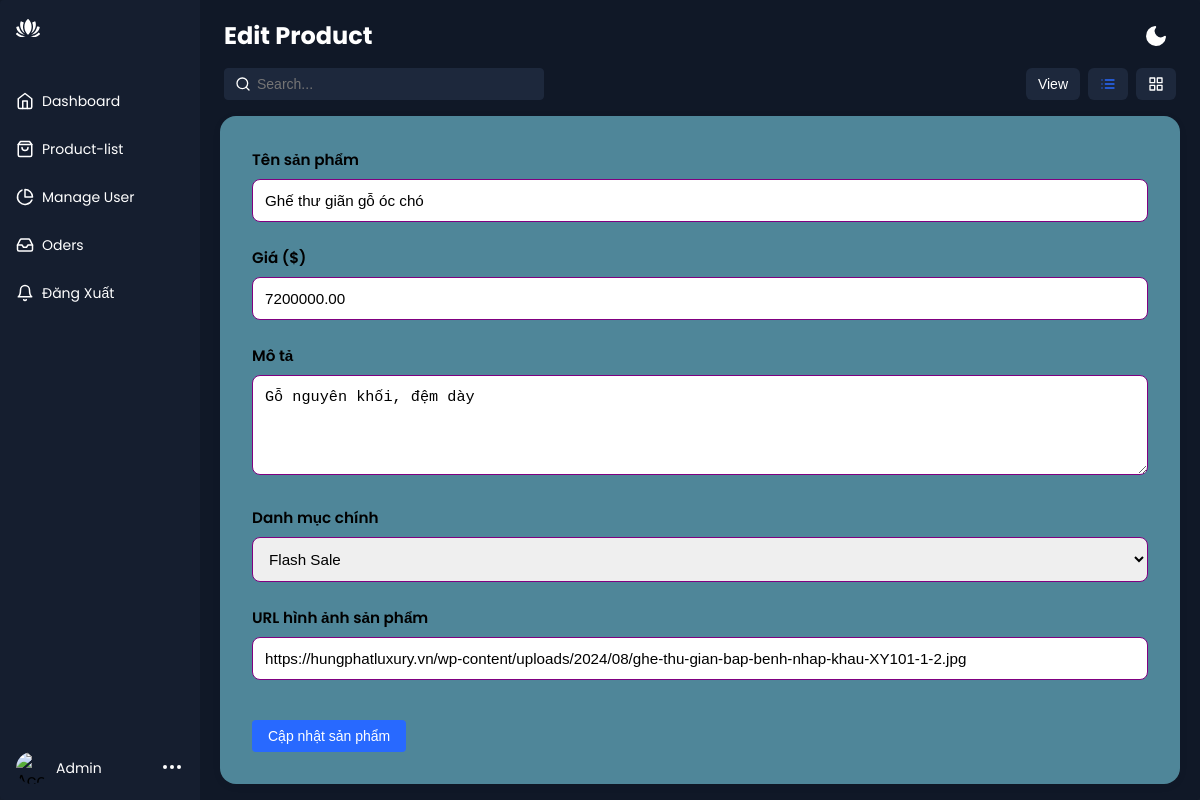
/?controller=edit_productManage&action=index&id=37 (signed in), run on the app's committed database.
### tables this page shows
CREATE TABLE `products` (
  `id` int(11) NOT NULL,
  `name` varchar(255) NOT NULL,
  `description` text DEFAULT NULL,
  `price` decimal(10,2) NOT NULL,
  `discount` int(11) DEFAULT 0,
  `quantity` int(11) DEFAULT 0,
  `category_id` int(11) DEFAULT NULL,
  `image` varchar(255) DEFAULT NULL,
  `created_at` datetime DEFAULT current_timestamp(),
  `updated_at` datetime DEFAULT current_timestamp() ON UPDATE current_timestamp()
);

### controllers/managements/Edit_productManageController.php (called while the page is built, shortened)
<?php
include_once('models/Product.php');
class Edit_productManageController extends BaseController
{
    public function index(): void
    {
        $productId = (int)$_GET['id'];
        $product = Product::getProductById($productId);
        $data = ['product' => $product];
        $this->render('index', $data, 'admin');
    }
}

### routes.php (called while the page is built, shortened)
<?php
    $controller = new $controllerName;
    $controller->$action();

### index.php (called while the page is built, shortened)
<?php
require_once('routes.php');

### models/Product.php (called while the page is built, shortened)
<?php
    class Product {
        public static function getProductById($id)
    {
        try {
            $db = DB::getInstance();
            $stmt = $db->prepare("SELECT id, name, description, price, category_id, image, discount, quantity FROM products WHERE id = :id");
            $stmt->bindParam(':id', $id, PDO::PARAM_INT);
            $stmt->execute();
            if ($stmt->rowCount() > 0) {
                $item = $stmt->fetch(PDO::FETCH_ASSOC);
                return [
                    'id' => $item['id'],
                    'name' => $item['name'],
                    'description' => $item['description'] ?? '',
                    'price' => $item['price'],
                    'category_id' => $item['category_id'],
                    'image' => $item['image'],
                    'discount' => $item['discount'] ?? 0,
                    'quantity' => $item['quantity'] ?? 0
                ];
            }
            return null;
        } catch (PDOException $e) {
            error_log("Lỗi getProductById: " . $e->getMessage());
            return null;
        }
    }
}

### views/managements/edit_product/index.php (the view, shortened to what this page needs)
<?php
$product = isset($data['product']) && is_array($data['product']) ? $data['product'] : null;
?>
<div class="app-content">
    <div class="app-content-header">
        <h1 class="app-content-headerText">Edit Product</h1>
        <button class="mode-switch" title="Switch Theme">
            <svg
                class="moon"
                fill="none"
                stroke="currentColor"
                stroke-linecap="round"
                stroke-linejoin="round"
                stroke-width="2"
                width="24"
                height="24"
                viewBox="0 0 24 24"
            >
                <defs></defs>
                <path d="M21 12.79A9 9 0 1111.21 3 7 7 0 0021 12.79z"></path>
            </svg>
        </button>
    </div>
    <div class="app-content-actions">
        <input class="search-bar" placeholder="Search..." type="text" />
        <div class="app-content-actions-wrapper">
            <div class="filter-button-wrapper">
                <button class="action-button filter jsFilter">
                    View
                </button>
            </div>
            <button class="action-button list active" title="List View">
            </button>
            <button class="action-button grid" title="Grid View">
            </button>
        </div>
    </div>
    <div class="add-product-form">
        <?php if ($product): ?>
            <form method="POST" action="?controller=edit_productManage&action=index&id=<?= htmlspecialchars($product['id'] ?? ''); ?>">
                <div class="form-group">
                    <label for="productName" class="form-label">Tên sản phẩm</label>
                    <input name="productName" type="text" id="productName" class="form-control" placeholder="Nhập tên sản phẩm" value="<?= htmlspecialchars($product['name'] ?? ''); ?>" required>
                </div>
                <div class="form-group">
                    <label for="price" class="form-label">Giá ($)</label>
                    <input name="price" type="number" id="price" class="form-control" placeholder="Nhập giá" step="0.01" value="<?= htmlspecialchars($product['price'] ?? ''); ?>" required>
                </div>
                <div class="form-group">
                    <label for="description" class="form-label">Mô tả</label>
                    <textarea name="description" id="description" rows="4" class="form-control" placeholder="Nêu mô tả"><?= htmlspecialchars($product['description'] ?? ''); ?></textarea>
                </div>
                <div class="form-group">
                    <label for="mainCategory" class="form-label">Danh mục chính</label>
                    <select name="mainCategory" id="mainCategory" class="form-control" required>
                        <option value="1" <?= ($product['category_id'] ?? '') == 1 ? 'selected' : ''; ?>>Flash Sale</option>
                    </select>
                </div>
                <div class="form-group">
                    <label for="imageUrl" class="form-label">URL hình ảnh sản phẩm</label>
                    <input name="imageUrl" type="text" id="imageUrl" class="form-control" placeholder="Nhập đường dẫn hình ảnh" value="<?= htmlspecialchars($product['image'] ?? ''); ?>" required>
                </div>
                <button name="btn" type="submit" class="app-content-headerButton">Cập nhật sản phẩm</button>
            </form>
        <?php else: ?>
            <p>Không tìm thấy sản phẩm để chỉnh sửa.</p>
        <?php endif; ?>
    </div>
</div>

### assets/css/style.css (style rules this page uses)
* { box-sizing: border-box; }
:root { --app-bg: #101827; --sidebar: rgba(21, 30, 47, 1); --sidebar-main-color: #fff; --table-border: #1a2131; --table-header: #1a2131; --app-content-main-color: #fff; --sidebar-link: #fff; --sidebar-active-link: #1d283c; --sidebar-hover-link: #1a2539; --action-color: #2869ff; --action-color-hover: #6291fd; --app-content-secondary-color: #1d283c; --filter-reset: #2c394f; --filter-shadow: rgba(16, 24, 39, 0.8) 0px 6px 12px -2px, rgba(0, 0, 0, 0.3) 0px 3px 7px -3px; }
body, html { margin: 0; padding: 0; height: 100%; width: 100%; }
body { overflow: hidden; font-family: "Poppins", sans-serif; background-color: var(--app-bg); -webkit-font-smoothing: antialiased; -moz-osx-font-smoothing: grayscale; }
.mode-switch { background-color: transparent; border: none; padding: 0; color: var(--app-content-main-color); display: flex; justify-content: center; align-items: center; margin-left: auto; margin-right: 8px; cursor: pointer; }
.mode-switch .moon { fill: var(--app-content-main-color); }
.app-content { padding: 16px; background-color: var(--app-bg); height: 100%; flex: 1; max-height: 100%; display: flex; flex-direction: column; overflow-y: auto; height: 100vh; }
.app-content-header { display: flex; align-items: center; justify-content: space-between; padding: 0 4px; }
.app-content-headerText { color: var(--app-content-main-color); font-size: 24px; line-height: 32px; margin: 0; }
.app-content-headerButton { background-color: var(--action-color); color: #fff; font-size: 14px; line-height: 24px; border: none; border-radius: 4px; height: 32px; padding: 0 16px; transition: 0.2s; cursor: pointer; }
.app-content-actions { display: flex; justify-content: space-between; align-items: center; padding: 16px 4px; }
.app-content-actions-wrapper { display: flex; align-items: center; margin-left: auto; }
.search-bar { background-color: var(--app-content-secondary-color); border: 1px solid var(--app-content-secondary-color); color: var(--app-content-main-color); font-size: 14px; line-height: 24px; border-radius: 4px; padding: 0px 10px 0px 32px; height: 32px; background-size: 16px; background-repeat: no-repeat; background-position: left 10px center; width: 100%; max-width: 320px; transition: 0.2s; }
.search-bar:placeholder { color: var(--app-content-main-color); }
.action-button { border-radius: 4px; height: 32px; background-color: var(--app-content-secondary-color); border: 1px solid var(--app-content-secondary-color); display: flex; align-items: center; color: var(--app-content-main-color); font-size: 14px; margin-left: 8px; cursor: pointer; }
.action-button:focus, .action-button.active { outline: none; color: var(--action-color); border-color: var(--action-color); }
.filter-button-wrapper { position: relative; }
.action-button { padding: 6px 12px; border: none; border-radius: 6px; font-size: 14px; cursor: pointer; transition: background-color 0.2s ease; color: #fff; }
.app-content { flex: 1; max-height: 100vh; overflow-y: auto; padding: 20px; }
.add-product-form { padding: 2rem; background: rgb(79, 134, 153); border-radius: 1rem; max-width: 100%; box-shadow: 0 2px 10px rgba(0, 0, 0, 0.05); }
.form-group { margin-bottom: 1.5rem; }
.form-label { font-weight: 600; margin-bottom: 0.5rem; display: block; font-size: 0.95rem; }
.form-control { width: 100%; padding: 0.75rem; border-radius: 0.5rem; border: 1px solid purple; font-size: 0.95rem; box-sizing: border-box; }
textarea.form-control { min-height: 100px; resize: vertical; }
.app-content-headerButton { margin-top: 1rem; cursor: pointer; }

### data on the page
products: productName "Ghế thư giãn gỗ óc chó", price "7200000.00", description "Gỗ nguyên khối, đệm dày", mainCategory "Flash Sale", imageUrl "https://hungphatluxury.vn/wp-content/uploads/2024/08/ghe-thu-gian-bap-benh-nhap-khau-XY101-1-2.jpg"
